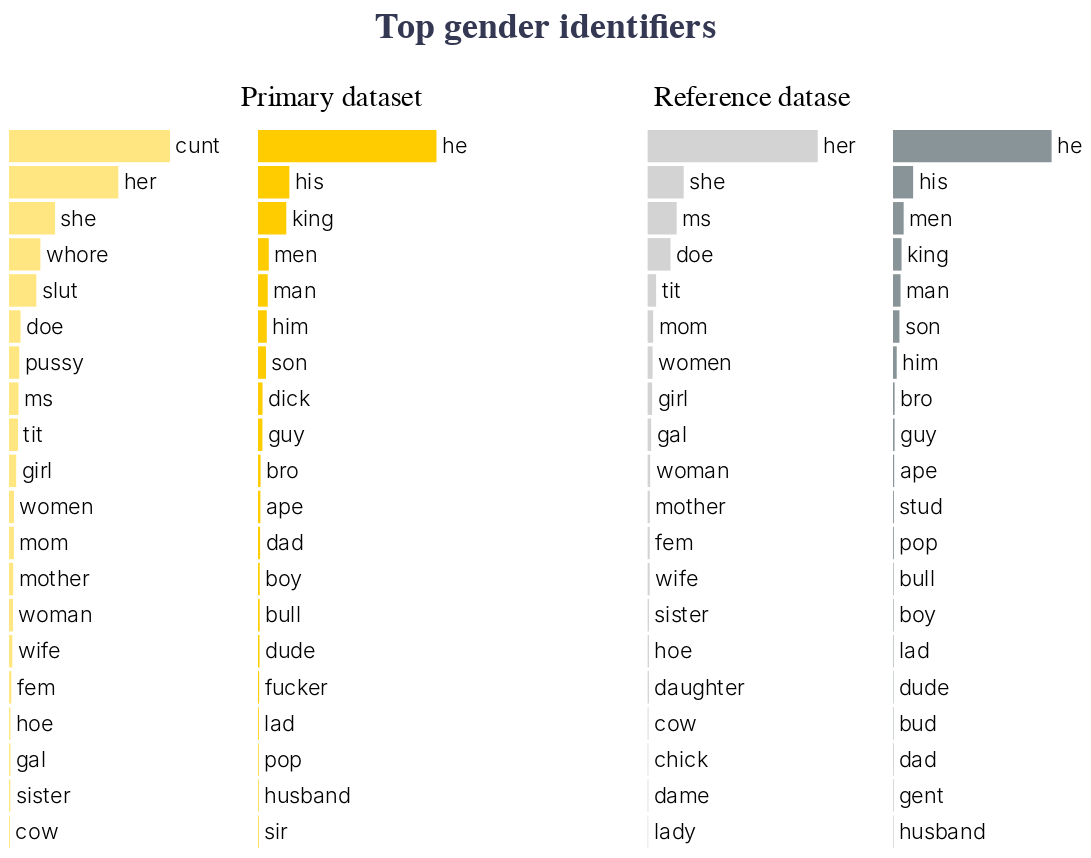

This figure's notebook cell:
### Markdown cell above
</p><font face ='Nunito SemiBold' color=#FFCC00 size=5>
Does the preponderance of comments with female identifiers matter? 
</font></p>

<p><font face='Nunito'>
We know that the foul-language corpus has troublesome language, but the gender identifiers include pronouns and other words such as woman that are benign. Females are not necessarily referred to in derogatory terms. The most frequent gender identifier for females is <i>c*nt</i> accounting for nearly 36% of all female identifiers and <i>c*nt</i>, whore, and slut comprise are nearly 49% of the gender identifiers. The top male identifier is he and accounts for about 59% of the male identifiers. The top seven male identifiers in the foul-language corpus are very similar to the terms in the reference corpus; males are not represented much differently in the foul-language comments than they are in the  reference comments. Female representation in the reference comments includes more neutral words; her comprises about 57% of the female identifiers. Though these female identifiers are less inflammatory, it is notable that the top female identifier (her) is the object of a sentence —the person an action is done to—while the top male identifier (he) is the subject of a sentence -the person who does the action. Not only is there a much greater percentage of foul-language comments with female identifiers, the identifiers used are often derogatory. 

</font></p>

### Code cell
top_ids

### Figure 1 — Vega-Lite specification as saved in the notebook (floating-point values rounded to 4 significant figures)
{"config": {"view": {"continuousWidth": 400, "continuousHeight": 300, "stroke": null}, "legend": {"cornerRadius": 10, "labelFont": "Nunito", "padding": 10, "titleFont": "Nunito Light"}, "title": {"anchor": "middle", "color": "#343852", "dy": -5, "font": "Nunito", "fontSize": 18}}, "hconcat": [{"hconcat": [{"layer": [{"mark": {"type": "bar", "color": "#FFE680"}, "encoding": {"tooltip": [{"field": "percentage", "title": "% of this gender", "type": "quantitative"}], "x": {"axis": null, "field": "percentage", "title": null, "type": "quantitative"}, "y": {"axis": null, "field": "rank", "title": null, "type": "ordinal"}}, "width": 100}, {"mark": {"type": "text", "align": "left", "dx": 3, "font": "Nunito", "fontSize": 12, "fontWeight": 300}, "encoding": {"color": {"value": "black"}, "text": {"field": "token", "type": "nominal"}, "tooltip": [{"field": "percentage", "title": "% of this gender", "type": "quantitative"}], "x": {"axis": null, "field": "percentage", "title": null, "type": "quantitative"}, "y": {"axis": null, "field": "rank", "title": null, "type": "ordinal"}}, "width": 100}], "data": {"name": "data-2d96c7593d5f8b38e5a81eff81049274"}}, {"layer": [{"mark": {"type": "bar", "color": "#FFCC00"}, "encoding": {"tooltip": [{"field": "percentage", "title": "% of this gender", "type": "quantitative"}], "x": {"axis": null, "field": "percentage", "title": null, "type": "quantitative"}, "y": {"axis": null, "field": "rank", "title": null, "type": "ordinal"}}, "width": 100}, {"mark": {"type": "text", "align": "left", "dx": 3, "font": "Nunito", "fontSize": 12, "fontWeight": 300}, "encoding": {"color": {"value": "black"}, "text": {"field": "token", "type": "nominal"}, "tooltip": [{"field": "percentage", "title": "% of this gender", "type": "quantitative"}], "x": {"axis": null, "field": "percentage", "title": null, "type": "quantitative"}, "y": {"axis": null, "field": "rank", "title": null, "type": "ordinal"}}, "width": 100}], "data": {"name": "data-3e2cd9caf41b205adb5f97ad2b61dc55"}}]}, {"hconcat": [{"layer": [{"mark": {"type": "bar", "color": "#D3D3D3"}, "encoding": {"tooltip": [{"field": "percentage", "title": "% of this gender", "type": "quantitative"}], "x": {"axis": null, "field": "percentage", "title": null, "type": "quantitative"}, "y": {"axis": null, "field": "rank", "title": null, "type": "ordinal"}}, "width": 100}, {"mark": {"type": "text", "align": "left", "dx": 3, "font": "Nunito", "fontSize": 12, "fontWeight": 300}, "encoding": {"color": {"value": "black"}, "text": {"field": "token", "type": "nominal"}, "tooltip": [{"field": "percentage", "title": "% of this gender", "type": "quantitative"}], "x": {"axis": null, "field": "percentage", "title": null, "type": "quantitative"}, "y": {"axis": null, "field": "rank", "title": null, "type": "ordinal"}}, "width": 100}], "data": {"name": "data-6d38b55880c92fabcc99c0b528a4bfd2"}}, {"layer": [{"mark": {"type": "bar", "color": "#899499"}, "encoding": {"tooltip": [{"field": "percentage", "title": "% of this gender", "type": "quantitative"}], "x": {"axis": null, "field": "percentage", "title": null, "type": "quantitative"}, "y": {"axis": null, "field": "rank", "title": null, "type": "ordinal"}}, "width": 100}, {"mark": {"type": "text", "align": "left", "dx": 3, "font": "Nunito", "fontSize": 12, "fontWeight": 300}, "encoding": {"color": {"value": "black"}, "text": {"field": "token", "type": "nominal"}, "tooltip": [{"field": "percentage", "title": "% of this gender", "type": "quantitative"}], "x": {"axis": null, "field": "percentage", "title": null, "type": "quantitative"}, "y": {"axis": null, "field": "rank", "title": null, "type": "ordinal"}}, "width": 100}], "data": {"name": "data-51c096e2a32df446f121275cee4a0838"}}]}], "spacing": 100, "title": {"text": "Top gender identifiers", "fontSize": 20, "subtitle": [" ", "Primary dataset                                Reference datase"], "subtitleFontSize": 16}, "$schema": "https://vega.github.io/schema/vega-lite/v4.17.0.json", "datasets": {"data-2d96c7593d5f8b38e5a81eff81049274": [{"gender": "f_terms", "token": "cunt", "freq": 98885, "rank": 0, "percentage": 35.69}, {"gender": "f_terms", "token": "her", "freq": 67144, "rank": 1, "percentage": 24.23}, {"gender": "f_terms", "token": "she", "freq": 28295, "rank": 2, "percentage": 10.21}, {"gender": "f_terms", "token": "whore", "freq": 19261, "rank": 3, "percentage": 6.95}, {"gender": "f_terms", "token": "slut", "freq": 16787, "rank": 4, "percentage": 6.06}, {"gender": "f_terms", "token": "doe", "freq": 7061, "rank": 5, "percentage": 2.55}, {"gender": "f_terms", "token": "pussy", "freq": 6301, "rank": 6, "percentage": 2.27}, {"gender": "f_terms", "token": "ms", "freq": 5816, "rank": 7, "percentage": 2.1}, {"gender": "f_terms", "token": "tit", "freq": 5501, "rank": 8, "percentage": 1.99}, {"gender": "f_terms", "token": "girl", "freq": 4411, "rank": 9, "percentage": 1.59}, {"gender": "f_terms", "token": "women", "freq": 3053, "rank": 10, "percentage": 1.1}, {"gender": "f_terms", "token": "mom", "freq": 3006, "rank": 11, "percentage": 1.08}, {"gender": "f_terms", "token": "mother", "freq": 2569, "rank": 12, "percentage": 0.93}, {"gender": "f_terms", "token": "woman", "freq": 2426, "rank": 13, "percentage": 0.88}, {"gender": "f_terms", "token": "wife", "freq": 2042, "rank": 14, "percentage": 0.74}, {"gender": "f_terms", "token": "fem", "freq": 1440, "rank": 15, "percentage": 0.52}, {"gender": "f_terms", "token": "hoe", "freq": 865, "rank": 16, "percentage": 0.31}, {"gender": "f_terms", "token": "gal", "freq": 847, "rank": 17, "percentage": 0.31}, {"gender": "f_terms", "token": "sister", "freq": 806, "rank": 18, "percentage": 0.29}, {"gender": "f_terms", "token": "cow", "freq": 572, "rank": 19, "percentage": 0.21}], "data-3e2cd9caf41b205adb5f97ad2b61dc55": [{"gender": "m_terms", "token": "he", "freq": 227842, "rank": 0, "percentage": 59.37}, {"gender": "m_terms", "token": "his", "freq": 40070, "rank": 1, "percentage": 10.44}, {"gender": "m_terms", "token": "king", "freq": 36119, "rank": 2, "percentage": 9.41}, {"gender": "m_terms", "token": "men", "freq": 13803, "rank": 3, "percentage": 3.6}, {"gender": "m_terms", "token": "man", "freq": 12456, "rank": 4, "percentage": 3.25}, {"gender": "m_terms", "token": "him", "freq": 11254, "rank": 5, "percentage": 2.93}, {"gender": "m_terms", "token": "son", "freq": 10222, "rank": 6, "percentage": 2.66}, {"gender": "m_terms", "token": "dick", "freq": 5846, "rank": 7, "percentage": 1.52}, {"gender": "m_terms", "token": "guy", "freq": 5672, "rank": 8, "percentage": 1.48}, {"gender": "m_terms", "token": "bro", "freq": 3301, "rank": 9, "percentage": 0.86}, {"gender": "m_terms", "token": "ape", "freq": 3110, "rank": 10, "percentage": 0.81}, {"gender": "m_terms", "token": "dad", "freq": 2718, "rank": 11, "percentage": 0.71}, {"gender": "m_terms", "token": "boy", "freq": 2251, "rank": 12, "percentage": 0.59}, {"gender": "m_terms", "token": "bull", "freq": 2213, "rank": 13, "percentage": 0.58}, {"gender": "m_terms", "token": "dude", "freq": 1980, "rank": 14, "percentage": 0.52}, {"gender": "m_terms", "token": "fucker", "freq": 1454, "rank": 15, "percentage": 0.38}, {"gender": "m_terms", "token": "lad", "freq": 1070, "rank": 16, "percentage": 0.28}, {"gender": "m_terms", "token": "pop", "freq": 867, "rank": 17, "percentage": 0.23}, {"gender": "m_terms", "token": "husband", "freq": 774, "rank": 18, "percentage": 0.2}, {"gender": "m_terms", "token": "sir", "freq": 755, "rank": 19, "percentage": 0.2}], "data-6d38b55880c92fabcc99c0b528a4bfd2": [{"gender": "f_terms", "token": "her", "freq": 49315, "rank": 0, "percentage": 56.57}, {"gender": "f_terms", "token": "she", "freq": 10455, "rank": 1, "percentage": 11.99}, {"gender": "f_terms", "token": "ms", "freq": 8427, "rank": 2, "percentage": 9.67}, {"gender": "f_terms", "token": "doe", "freq": 6619, "rank": 3, "percentage": 7.59}, {"gender": "f_terms", "token": "tit", "freq": 2460, "rank": 4, "percentage": 2.82}, {"gender": "f_terms", "token": "mom", "freq": 1604, "rank": 5, "percentage": 1.84}, {"gender": "f_terms", "token": "women", "freq": 1438, "rank": 6, "percentage": 1.65}, {"gender": "f_terms", "token": "girl", "freq": 1298, "rank": 7, "percentage": 1.49}, {"gender": "f_terms", "token": "gal", "freq": 1023, "rank": 8, "percentage": 1.17}, {"gender": "f_terms", "token": "woman", "freq": 728, "rank": 9, "percentage": 0.84}, {"gender": "f_terms", "token": "mother", "freq": 640, "rank": 10, "percentage": 0.73}, {"gender": "f_terms", "token": "fem", "freq": 601, "rank": 11, "percentage": 0.69}, {"gender": "f_terms", "token": "wife", "freq": 595, "rank": 12, "percentage": 0.68}, {"gender": "f_terms", "token": "sister", "freq": 387, "rank": 13, "percentage": 0.44}, {"gender": "f_terms", "token": "hoe", "freq": 382, "rank": 14, "percentage": 0.44}, {"gender": "f_terms", "token": "daughter", "freq": 378, "rank": 15, "percentage": 0.43}, {"gender": "f_terms", "token": "cow", "freq": 255, "rank": 16, "percentage": 0.29}, {"gender": "f_terms", "token": "chick", "freq": 202, "rank": 17, "percentage": 0.23}, {"gender": "f_terms", "token": "dame", "freq": 197, "rank": 18, "percentage": 0.23}, {"gender": "f_terms", "token": "lady", "freq": 172, "rank": 19, "percentage": 0.2}], "data-51c096e2a32df446f121275cee4a0838": [{"gender": "m_terms", "token": "he", "freq": 249624, "rank": 0, "percentage": 70.35}, {"gender": "m_terms", "token": "his", "freq": 31716, "rank": 1, "percentage": 8.94}, {"gender": "m_terms", "token": "men", "freq": 16815, "rank": 2, "percentage": 4.74}, {"gender": "m_terms", "token": "king", "freq": 13502, "rank": 3, "percentage": 3.81}, {"gender": "m_terms", "token": "man", "freq": 11925, "rank": 4, "percentage": 3.36}, {"gender": "m_terms", "token": "son", "freq": 10146, "rank": 5, "percentage": 2.86}, {"gender": "m_terms", "token": "him", "freq": 5876, "rank": 6, "percentage": 1.66}, {"gender": "m_terms", "token": "bro", "freq": 2588, "rank": 7, "percentage": 0.73}, {"gender": "m_terms", "token": "guy", "freq": 2528, "rank": 8, "percentage": 0.71}, {"gender": "m_terms", "token": "ape", "freq": 1929, "rank": 9, "percentage": 0.54}, {"gender": "m_terms", "token": "stud", "freq": 1402, "rank": 10, "percentage": 0.4}, {"gender": "m_terms", "token": "pop", "freq": 1347, "rank": 11, "percentage": 0.38}, {"gender": "m_terms", "token": "bull", "freq": 879, "rank": 12, "percentage": 0.25}, {"gender": "m_terms", "token": "boy", "freq": 858, "rank": 13, "percentage": 0.24}, {"gender": "m_terms", "token": "lad", "freq": 774, "rank": 14, "percentage": 0.22}, {"gender": "m_terms", "token": "dude", "freq": 645, "rank": 15, "percentage": 0.18}, {"gender": "m_terms", "token": "bud", "freq": 637, "rank": 16, "percentage": 0.18}, {"gender": "m_terms", "token": "dad", "freq": 596, "rank": 17, "percentage": 0.17}, {"gender": "m_terms", "token": "gent", "freq": 552, "rank": 18, "percentage": 0.16}, {"gender": "m_terms", "token": "husband", "freq": 500, "rank": 19, "percentage": 0.14}]}}
